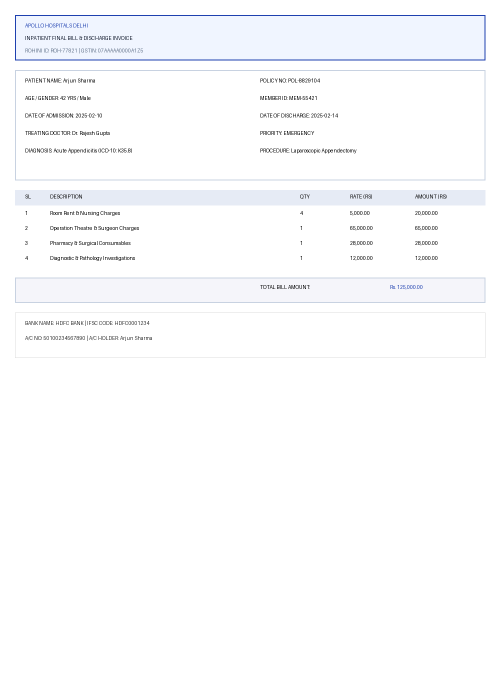
#> input picture data/benchmark/bench_clean_0.png, 1000 x 1400 px (shown at 1/2 size)
$ python -i deblur.py   (imports and definitions only)
#> lines starting #> are read from the running program, lines starting #| are printed output that depends on the picture
### app/config.py
import os
from pathlib import Path
from pydantic_settings import BaseSettings

class Settings(BaseSettings):
    # App info
    APP_NAME: str = "Universal Health Claim OCR & Autofill System"
    APP_VERSION: str = "1.0.0"
    DEBUG: bool = False

    # Directories
    BASE_DIR: Path = Path(__file__).resolve().parent.parent
    UPLOAD_DIR: Path = BASE_DIR / "data" / "uploads"
    PROCESSED_DIR: Path = BASE_DIR / "data" / "processed"
    MODELS_DIR: Path = BASE_DIR / "data" / "models"
    TEMP_DIR: Path = BASE_DIR / "data" / "temp"

    # Ingestion & Upload limits
    MAX_UPLOAD_SIZE_BYTES: int = 100 * 1024 * 1024  # 100 MB total upload
    MAX_FILE_SIZE_BYTES: int = 50 * 1024 * 1024    # 50 MB single file
    MAX_ZIP_EXTRACTED_BYTES: int = 250 * 1024 * 1024  # 250 MB decompressed limit (zip bomb defense)
    MAX_ZIP_NESTING_DEPTH: int = 3
    MAX_ARCHIVE_FILE_COUNT: int = 100
    ALLOWED_EXTENSIONS: set = {".zip", ".pdf", ".png", ".jpg", ".jpeg", ".tiff", ".tif"}

    # PDF Processing
    PDF_RENDER_DPI: int = 300
    PDF_TEXT_USABLE_MIN_CHAR_DENSITY: float = 0.05  # minimum chars per square inch to consider digital text usable

    # Image preprocessing limits & targets
    MAX_IMAGE_DIMENSION: int = 4096
    OPTIMAL_TEXT_HEIGHT_PIXELS: int = 32  # Target text height for OCR recognition
    BLUR_LAPLACIAN_THRESHOLD: float = 100.0
    CONTRAST_LOW_THRESHOLD: float = 40.0
    MAX_PREPROCESSING_RETRIES_PER_PAGE: int = 3
    PAGE_PROCESSING_TIMEOUT_SECONDS: int = 45

    # OCR configuration
    OCR_PRIMARY_ENGINE: str = "easyocr"
    OCR_LANGUAGES: list[str] = ["en"]
    OCR_USE_GPU: bool = True
    OCR_MODEL_DIR: str = str(Path.home() / ".EasyOCR" / "model")
    OCR_CONFIDENCE_THRESHOLD_ACCEPT: float = 0.70
    OCR_CONFIDENCE_THRESHOLD_REVIEW: float = 0.45

    # Target Claim Default Values & SLAs
    DEFAULT_SLA_DAYS_STANDARD: int = 7
    DEFAULT_SLA_DAYS_URGENT: int = 3
    DEFAULT_SLA_DAYS_EMERGENCY: int = 1

    # Security
    MASK_SENSITIVE_DATA: bool = True  # Mask Aadhaar, Bank Accounts on UI/logs

    class Config:
        env_prefix = "CLAIM_OCR_"

settings = Settings()

# Ensure directories exist
for directory in [settings.UPLOAD_DIR, settings.PROCESSED_DIR, settings.MODELS_DIR, settings.TEMP_DIR]:
    directory.mkdir(parents=True, exist_ok=True)
#> further down, picture is the input picture: shape (1400, 1000, 3); mean B, G, R 252.6, 251.2, 250.7

### app/preprocessing/deblur.py
import cv2
import numpy as np
from scipy.signal import convolve2d
from app.config import settings

class ImageDeblurrer:
    # [47 lines left out: functions unsharp_mask, wiener_deconvolution, not called in this run]

    @staticmethod
    def motion_deblur(image: np.ndarray, length: int = 7, angle: float = 0.0, nsr: float = 0.05) -> np.ndarray:
        """
        Deconvolves linear motion blur kernel along the estimated dominant gradient direction.
        """
#> called with length = 7, angle = 0, nsr = 0.05
        is_color = len(image.shape) == 3
#> is_color = True
        channels = [image[:, :, i] for i in range(3)] if is_color else [image]
#> channels = 3 items
        deblurred_channels = []

        # Construct linear motion blur kernel
        kernel = np.zeros((length, length), dtype=np.float32)
        center = (length - 1) / 2.0
        # Line rotation
        rot_mat = cv2.getRotationMatrix2D((center, center), angle, 1.0)
        kernel[int(center), :] = 1.0
        kernel = cv2.warpAffine(kernel, rot_mat, (length, length))
        kernel /= max(1e-5, kernel.sum())

        h, w = channels[0].shape
#> h = 1400; w = 1000
        kernel_padded = np.zeros((h, w), dtype=np.float32)
        kh, kw = kernel.shape
        kernel_padded[:kh, :kw] = kernel

        otf = np.fft.fft2(kernel_padded)
        wiener_filter = np.conj(otf) / (np.abs(otf)**2 + nsr)

        for ch in channels:
            img_fft = np.fft.fft2(ch.astype(np.float32))
            restored = np.real(np.fft.ifft2(img_fft * wiener_filter))
            restored = np.roll(restored, -kh // 2, axis=0)
            restored = np.roll(restored, -kw // 2, axis=1)
            deblurred_channels.append(np.clip(restored, 0, 255).astype(np.uint8))
#> this loop made 3 passes
#> pass 1, in motion_deblur, `restored = np.real(np.fft.ifft2(img_fft * wiener_filter))`:
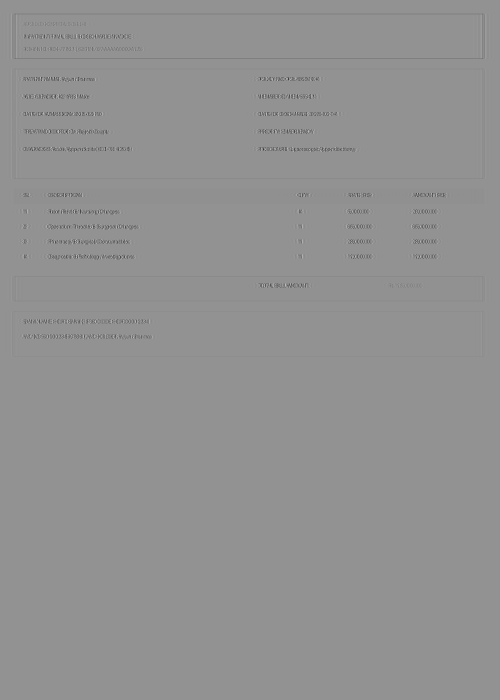
#> restored: shape (1400, 1000) float64 (shown at 1/2 size); min -378.8, max 705.1, mean 240.6; drawn with min black and max white
#> after the loop, deblurred_channels = 3 items

        if is_color:
            return cv2.merge(deblurred_channels)
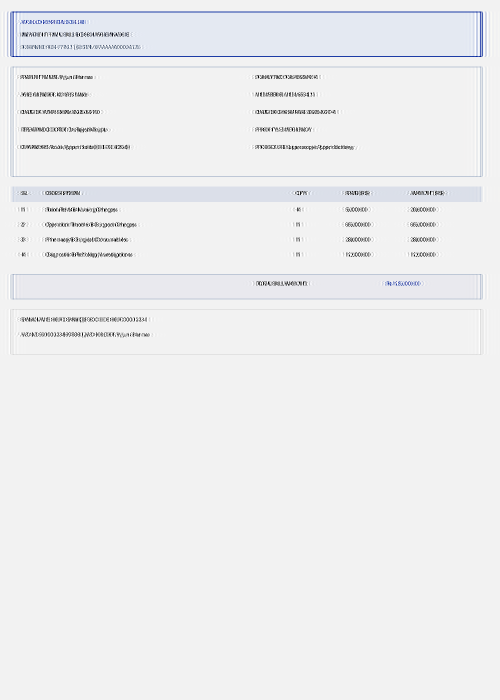
#> returned value: shape (1400, 1000, 3) (shown at 1/2 size); mean of channels 0, 1, 2 239.3, 237.9, 237.4; drawn as B, G, R
        return deblurred_channels[0]

    # [26 lines left out: function adaptive_rescale_text, not called in this run]

>>> import cv2
>>> picture = cv2.imread('../../data/benchmark/bench_clean_0.png')
>>> result = ImageDeblurrer().motion_deblur(picture)

$ run again, on data/benchmark/bench_rotation_15.png
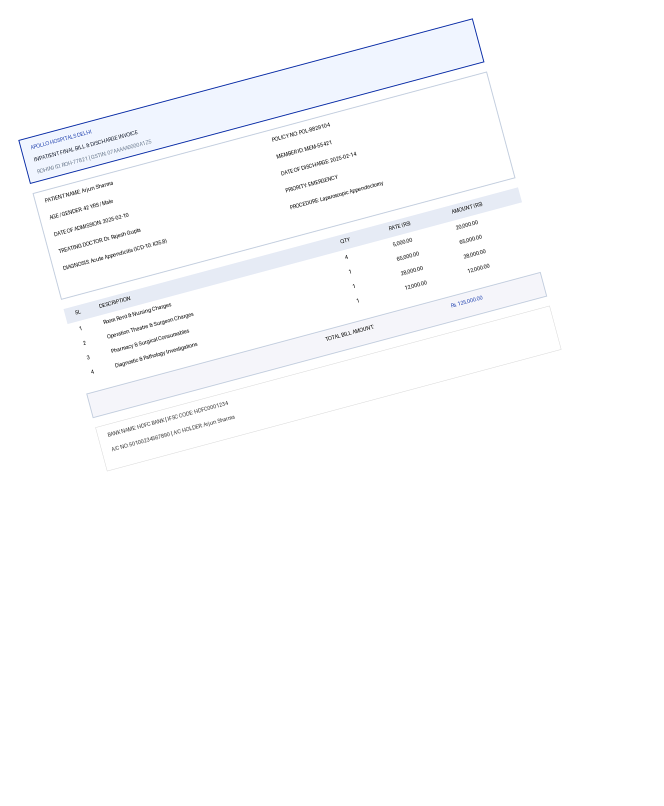
#> input picture data/benchmark/bench_rotation_15.png, 1328 x 1611 px (shown at 1/2 size)
#> picture is the input picture: shape (1611, 1328, 3); mean B, G, R 253.4, 252.4, 252.1
#> channels = 3 items
#> the loop in motion_deblur, `for ch in channels:` made 3 passes
#> pass 1, in motion_deblur, `restored = np.real(np.fft.ifft2(img_fft * wiener_filter))`:
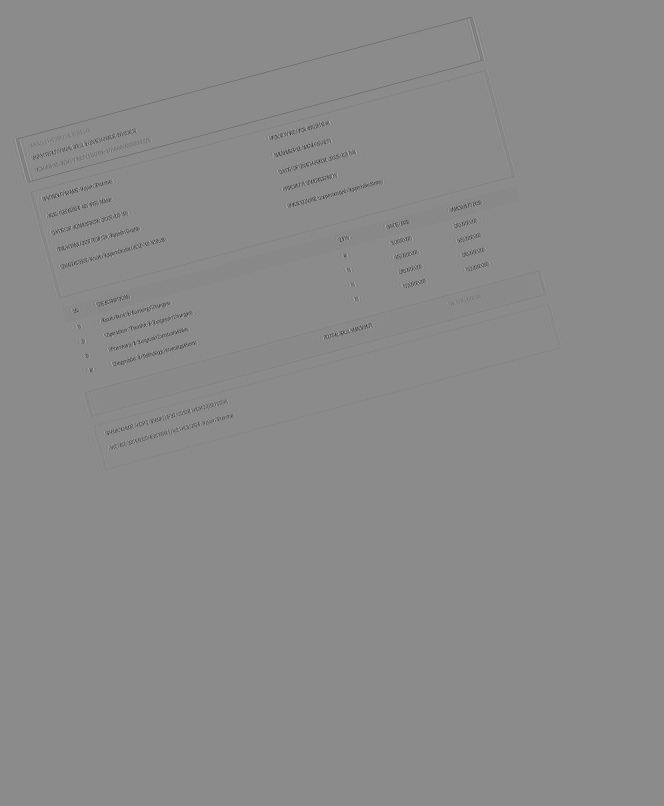
#> restored: shape (1611, 1328) float64 (shown at 1/2 size); min -267.1, max 667.4, mean 241.3; drawn with min black and max white
#> in motion_deblur, `return cv2.merge(deblurred_channels)`:
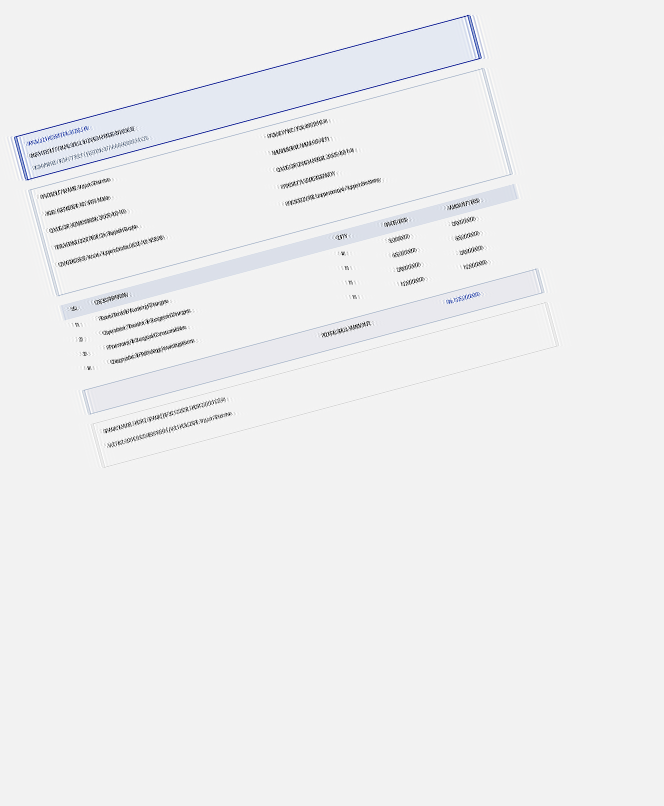
#> returned value: shape (1611, 1328, 3) (shown at 1/2 size); mean of channels 0, 1, 2 240.1, 239.2, 238.9; drawn as B, G, R

$ run again, on data/benchmark/bench_rotation_180.png
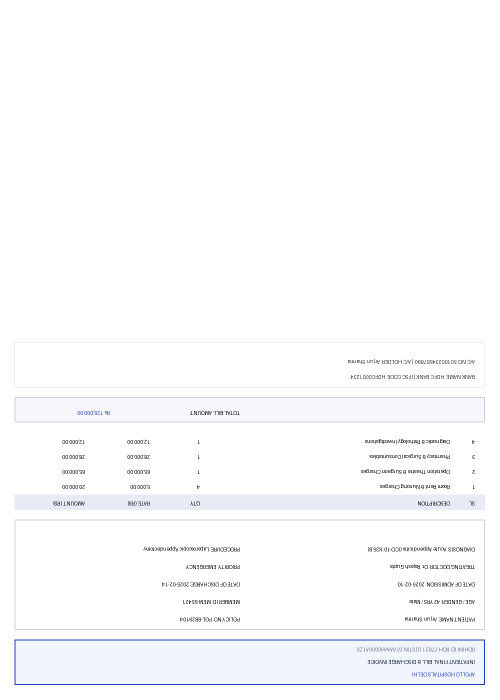
#> input picture data/benchmark/bench_rotation_180.png, 1000 x 1400 px (shown at 1/2 size)
#> picture is the input picture: shape (1400, 1000, 3); mean B, G, R 252.6, 251.2, 250.7
#> channels = 3 items
#> the loop in motion_deblur, `for ch in channels:` made 3 passes
#> pass 1, in motion_deblur, `restored = np.real(np.fft.ifft2(img_fft * wiener_filter))`:
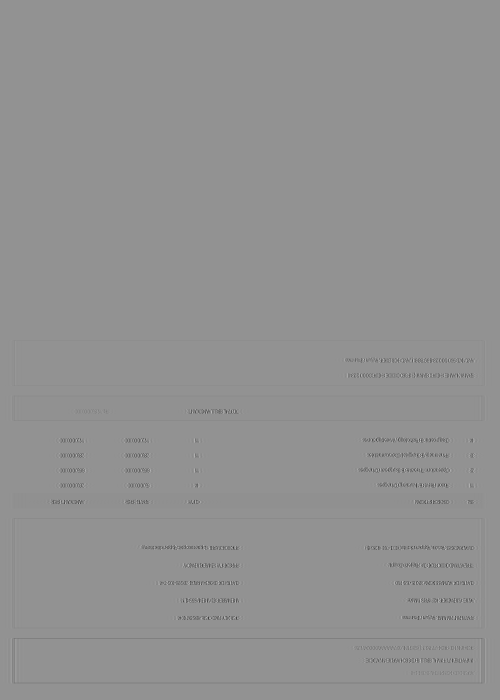
#> restored: shape (1400, 1000) float64 (shown at 1/2 size); min -378.8, max 705.1, mean 240.6; drawn with min black and max white
#> in motion_deblur, `return cv2.merge(deblurred_channels)`:
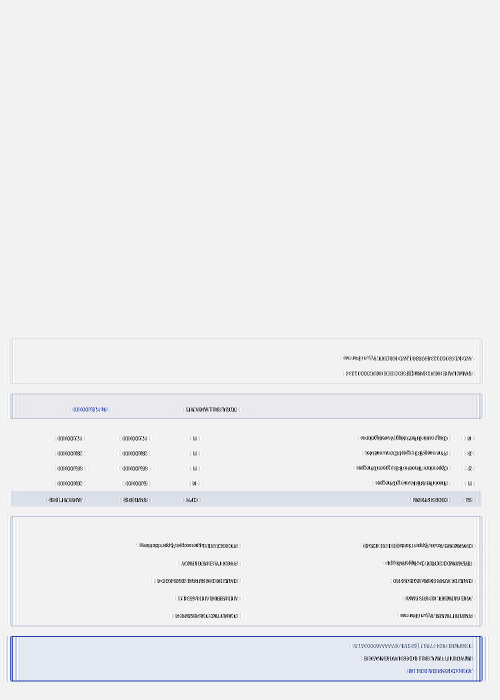
#> returned value: shape (1400, 1000, 3) (shown at 1/2 size); mean of channels 0, 1, 2 239.3, 237.9, 237.4; drawn as B, G, R
